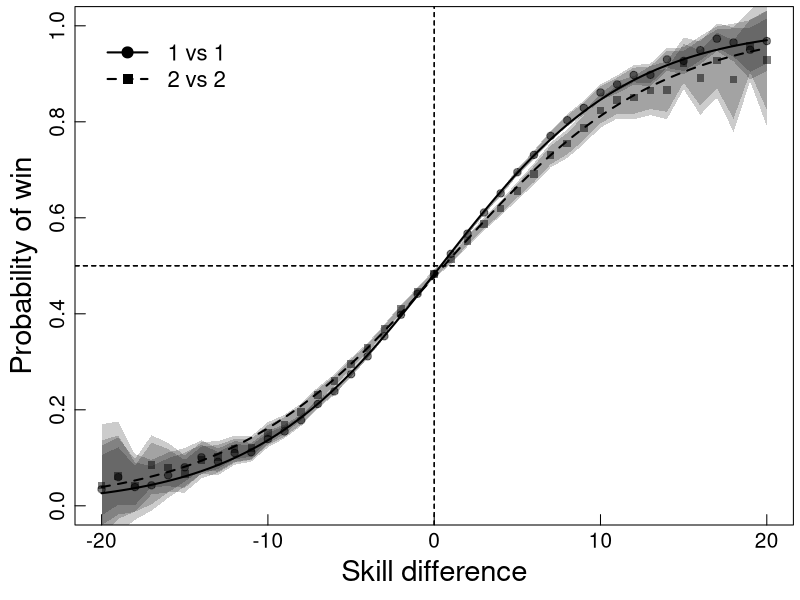

Reproduce this figure in R.
oldpar <- par(no.readonly = TRUE)
oldwd <- getwd()
this.dir <- dirname(parent.frame(2)$ofile)
setwd(this.dir)
nombre.R <-  sys.frame(1)$ofile
require(tools)
nombre <- print(file_path_sans_ext(nombre.R))
pdf(paste0(nombre,".pdf"))

par(mar=c(3.75,3.75,0.33,0.33))

a1 <- read.csv("data/skillProba2.csv")
a1 <- a1[order(a1$dif),] 
a2 <- read.csv("data/skillProba2Team.csv")
a2 <- a2[order(a2$dif),] 

plot(1,1, ylab="", xlab="", cex=0.2, col=rgb(1,1,1,0) ,pch=19, axes=F,
     ylim = c(0,1),xlim=c(-20,20))
mtext("Skill difference", line=2, side=1,cex=1.75)
mtext("Probability of win", line=2, side=2,cex=1.75)
box()
axis(lwd=0,lwd.ticks=1,side=2, labels=NA,cex.axis=0.6,tck=0.02)
axis(lwd=0,side=2,cex.axis=1.25,line=-0.66)
axis(lwd=0,lwd.ticks=1,side=1, labels=NA,cex.axis=0.6,tck=0.02)
axis(lwd=0,side=1,line=-0.66,cex.axis=1.25) 
abline(h=0.5,lty=2)
abline(v=0,lty=2)  

#points(x[-1],(ganados/totales)[-1], pch=19, cex=0.8)
points(a2$dif[a2$dif>=-20 & a2$dif<=20 ],a2$avg[a2$dif>=-20 & a2$dif<=20 ],pch=15,col=rgb(0,0,0,0.5))
points(a1$dif[a1$dif>=-20 & a1$dif<=20 ],a1$avg[a1$dif>=-20 & a1$dif<=20 ],pch=19,col=rgb(0,0,0,0.5))

model <- cbind(a2$dif,a2$avg)
colnames(model) <- c("ts","p")
model <- as.data.frame(model)
fit <-glm(model[,2]~model[,1],family=quasibinomial,weights = a2$count)

x <- seq(-20,20,by=0.01)

beta<-coef(fit)
lines(x,exp(beta[1]+beta[2]*x)/(1+exp(beta[1]+beta[2]*x)),col=1,lwd=2,lty=2)
abline(h=0.5,lty=2)
abline(v=0,lty=2)  

model <- cbind(a1$dif,a1$avg)
colnames(model) <- c("ts","p")
model <- as.data.frame(model)
fit <-glm(model[,2]~model[,1],family=quasibinomial,weights = a1$count)

beta<-coef(fit)
lines(x,exp(beta[1]+beta[2]*x)/(1+exp(beta[1]+beta[2]*x)),col=1,lwd=2)
abline(h=0.5,lty=2)
abline(v=0,lty=2)  


avg <- a2$avg[a2$dif>=-20 & a2$dif<=20 ]
count <- a2$count[a2$dif>=-20 & a2$dif<=20 ]
dif <- a2$dif[a2$dif>=-20 & a2$dif<=20 ]
for(n_desvios in seq(3,4)){
  sup <- avg + n_desvios* sqrt((1/count)*avg*(1-avg))
  inf <- avg - n_desvios* sqrt((1/count)*avg*(1-avg))
  
  polygon(c(dif,rev(dif)), c(sup,rev(inf)),col = rgb(0,0,0,0.2),border = F)
}

avg <- a1$avg[a1$dif>=-20 & a1$dif<=20 ]
count <- a1$count[a1$dif>=-20 & a1$dif<=20 ]
dif <- a1$dif[a1$dif>=-20 & a1$dif<=20 ]
for(n_desvios in seq(3,4)){
  sup <- avg + n_desvios* sqrt((1/count)*avg*(1-avg))
  inf <- avg - n_desvios* sqrt((1/count)*avg*(1-avg))
  
  polygon(c(dif,rev(dif)), c(sup,rev(inf)),col = rgb(0,0,0,0.2),border = F)
}

legend(-20,1, 
       c("1 vs 1","2 vs 2"),
       lwd=c(2,2),lty=c(1,2), pch=c(19,15), col=1, cex=1.33, box.lty=0, bg="transparent")





dev.off()
setwd(oldwd)
par(oldpar, new=F)

